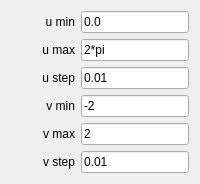
                     <widget class="QWidget" name="tab_9">
                      <attribute name="title">
                       <string>Variables</string>
                      </attribute>
                      <layout class="QGridLayout" name="gridLayout_28">
                       <item row="0" column="0">
                        <widget class="QLabel" name="label_umin">
                         <property name="maximumSize">
                          <size>
                           <width>70</width>
                           <height>16777215</height>
                          </size>
                         </property>
                         <property name="layoutDirection">
                          <enum>Qt::LeftToRight</enum>
                         </property>
                         <property name="text">
                          <string>u min</string>
                         </property>
                         <property name="alignment">
                          <set>Qt::AlignRight|Qt::AlignTrailing|Qt::AlignVCenter</set>
                         </property>
                        </widget>
                       </item>
                       <item row="0" column="1">
                        <widget class="QLineEdit" name="Surf_umin">
                         <property name="sizePolicy">
                          <sizepolicy hsizetype="Fixed" vsizetype="Fixed">
                           <horstretch>0</horstretch>
                           <verstretch>0</verstretch>
                          </sizepolicy>
                         </property>
                         <property name="minimumSize">
                          <size>
                           <width>40</width>
                           <height>0</height>
                          </size>
                         </property>
                         <property name="maximumSize">
                          <size>
                           <width>150</width>
                           <height>16777215</height>
                          </size>
                         </property>
                         <property name="text">
                          <string>0.0</string>
                         </property>
                         <property name="maxLength">
                          <number>32769</number>
                         </property>
                        </widget>
                       </item>
                       <item row="1" column="0">
                        <widget class="QLabel" name="label_umax">
                         <property name="maximumSize">
                          <size>
                           <width>70</width>
                           <height>16777215</height>
                          </size>
                         </property>
                         <property name="layoutDirection">
                          <enum>Qt::LeftToRight</enum>
                         </property>
                         <property name="text">
                          <string>u max</string>
                         </property>
                         <property name="alignment">
                          <set>Qt::AlignRight|Qt::AlignTrailing|Qt::AlignVCenter</set>
                         </property>
                        </widget>
                       </item>
                       <item row="1" column="1">
                        <widget class="QLineEdit" name="Surf_umax">
                         <property name="sizePolicy">
                          <sizepolicy hsizetype="Fixed" vsizetype="Fixed">
                           <horstretch>0</horstretch>
                           <verstretch>0</verstretch>
                          </sizepolicy>
                         </property>
                         <property name="minimumSize">
                          <size>
                           <width>40</width>
                           <height>0</height>
                          </size>
                         </property>
                         <property name="maximumSize">
                          <size>
                           <width>150</width>
                           <height>16777215</height>
                          </size>
                         </property>
                         <property name="text">
                          <string>2*pi</string>
                         </property>
                         <property name="maxLength">
                          <number>32769</number>
                         </property>
                        </widget>
                       </item>
                       <item row="2" column="0">
                        <widget class="QLabel" name="label_ustep">
                         <property name="maximumSize">
                          <size>
                           <width>70</width>
                           <height>16777215</height>
                          </size>
                         </property>
                         <property name="layoutDirection">
                          <enum>Qt::LeftToRight</enum>
                         </property>
                         <property name="text">
                          <string>u step</string>
                         </property>
                         <property name="alignment">
                          <set>Qt::AlignRight|Qt::AlignTrailing|Qt::AlignVCenter</set>
                         </property>
                        </widget>
                       </item>
                       <item row="2" column="1">
                        <widget class="QLineEdit" name="Surf_ustep">
                         <property name="sizePolicy">
                          <sizepolicy hsizetype="Fixed" vsizetype="Fixed">
                           <horstretch>0</horstretch>
                           <verstretch>0</verstretch>
                          </sizepolicy>
                         </property>
                         <property name="minimumSize">
                          <size>
                           <width>40</width>
                           <height>0</height>
                          </size>
                         </property>
                         <property name="maximumSize">
                          <size>
                           <width>150</width>
                           <height>16777215</height>
                          </size>
                         </property>
                         <property name="text">
                          <string>0.01</string>
                         </property>
                         <property name="maxLength">
                          <number>32769</number>
                         </property>
                        </widget>
                       </item>
                       <item row="3" column="0">
                        <widget class="QLabel" name="label_umin_2">
                         <property name="maximumSize">
                          <size>
                           <width>70</width>
                           <height>16777215</height>
                          </size>
                         </property>
                         <property name="layoutDirection">
                          <enum>Qt::LeftToRight</enum>
                         </property>
                         <property name="text">
                          <string>v min</string>
                         </property>
                         <property name="alignment">
                          <set>Qt::AlignRight|Qt::AlignTrailing|Qt::AlignVCenter</set>
                         </property>
                        </widget>
                       </item>
                       <item row="3" column="1">
                        <widget class="QLineEdit" name="Surf_vmin">
                         <property name="sizePolicy">
                          <sizepolicy hsizetype="Fixed" vsizetype="Fixed">
                           <horstretch>0</horstretch>
                           <verstretch>0</verstretch>
                          </sizepolicy>
                         </property>
                         <property name="minimumSize">
                          <size>
                           <width>40</width>
                           <height>0</height>
                          </size>
                         </property>
                         <property name="maximumSize">
                          <size>
                           <width>150</width>
                           <height>16777215</height>
                          </size>
                         </property>
                         <property name="text">
                          <string>-2</string>
                         </property>
                         <property name="maxLength">
                          <number>32769</number>
                         </property>
                        </widget>
                       </item>
                       <item row="4" column="0">
                        <widget class="QLabel" name="label_umax_2">
                         <property name="maximumSize">
                          <size>
                           <width>70</width>
                           <height>16777215</height>
                          </size>
                         </property>
                         <property name="layoutDirection">
                          <enum>Qt::LeftToRight</enum>
                         </property>
                         <property name="text">
                          <string>v max</string>
                         </property>
                         <property name="alignment">
                          <set>Qt::AlignRight|Qt::AlignTrailing|Qt::AlignVCenter</set>
                         </property>
                        </widget>
                       </item>
                       <item row="4" column="1">
                        <widget class="QLineEdit" name="Surf_vmax">
                         <property name="sizePolicy">
                          <sizepolicy hsizetype="Fixed" vsizetype="Fixed">
                           <horstretch>0</horstretch>
                           <verstretch>0</verstretch>
                          </sizepolicy>
                         </property>
                         <property name="minimumSize">
                          <size>
                           <width>40</width>
                           <height>0</height>
                          </size>
                         </property>
                         <property name="maximumSize">
                          <size>
                           <width>150</width>
                           <height>16777215</height>
                          </size>
                         </property>
                         <property name="text">
                          <string>2</string>
                         </property>
                         <property name="maxLength">
                          <number>32769</number>
                         </property>
                        </widget>
                       </item>
                       <item row="5" column="0">
                        <widget class="QLabel" name="label_ustep_2">
                         <property name="maximumSize">
                          <size>
                           <width>70</width>
                           <height>16777215</height>
                          </size>
                         </property>
                         <property name="layoutDirection">
                          <enum>Qt::LeftToRight</enum>
                         </property>
                         <property name="text">
                          <string>v step</string>
                         </property>
                         <property name="alignment">
                          <set>Qt::AlignRight|Qt::AlignTrailing|Qt::AlignVCenter</set>
                         </property>
                        </widget>
                       </item>
                       <item row="5" column="1">
                        <widget class="QLineEdit" name="Surf_vstep">
                         <property name="sizePolicy">
                          <sizepolicy hsizetype="Fixed" vsizetype="Fixed">
                           <horstretch>0</horstretch>
                           <verstretch>0</verstretch>
                          </sizepolicy>
                         </property>
                         <property name="minimumSize">
                          <size>
                           <width>40</width>
                           <height>0</height>
                          </size>
                         </property>
                         <property name="maximumSize">
                          <size>
                           <width>150</width>
                           <height>16777215</height>
                          </size>
                         </property>
                         <property name="text">
                          <string>0.01</string>
                         </property>
                         <property name="maxLength">
                          <number>32769</number>
                         </property>
                        </widget>
                       </item>
                      </layout>
                     </widget>
